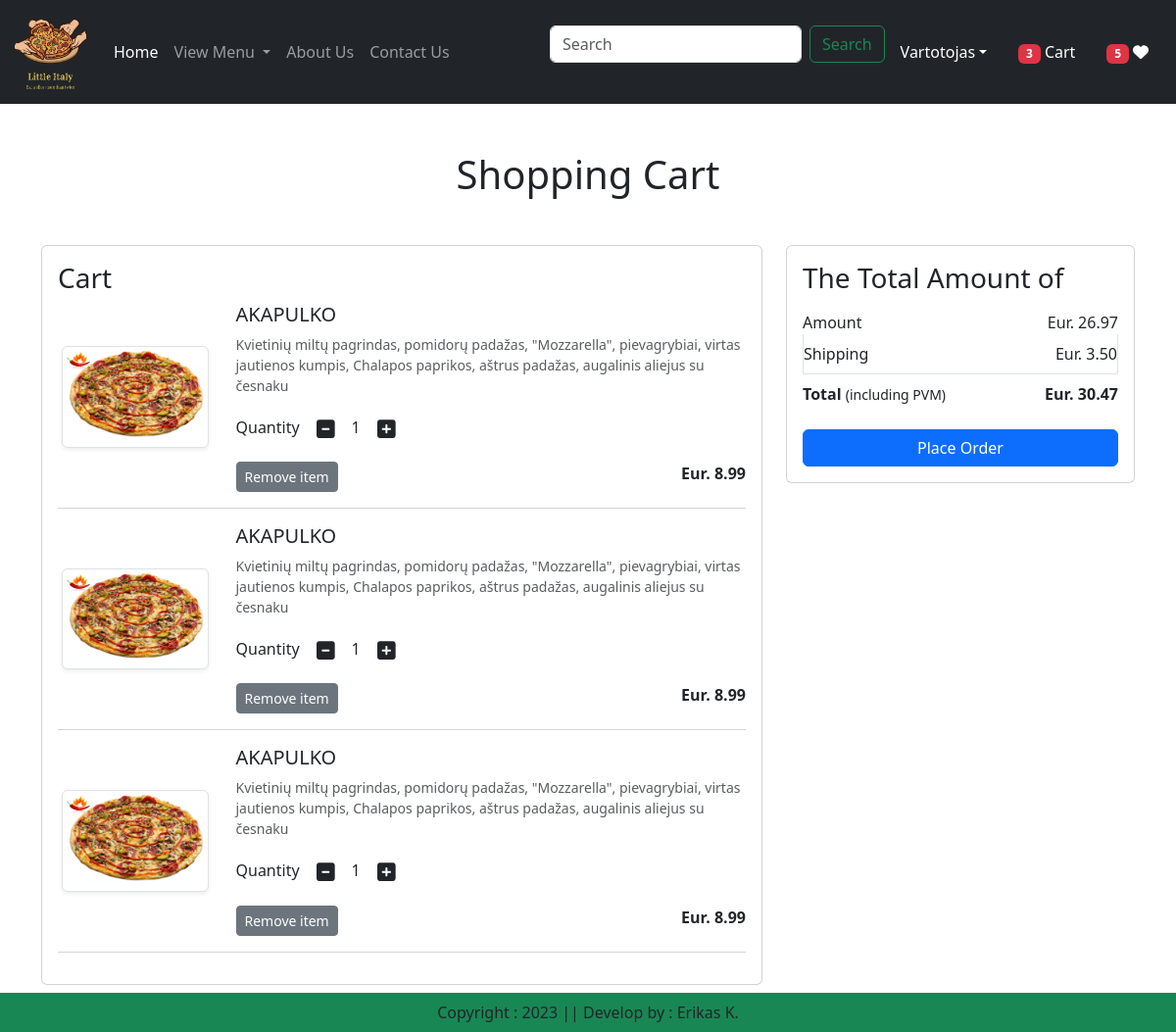
The page /cart/ (signed in) on the database as committed earlier.
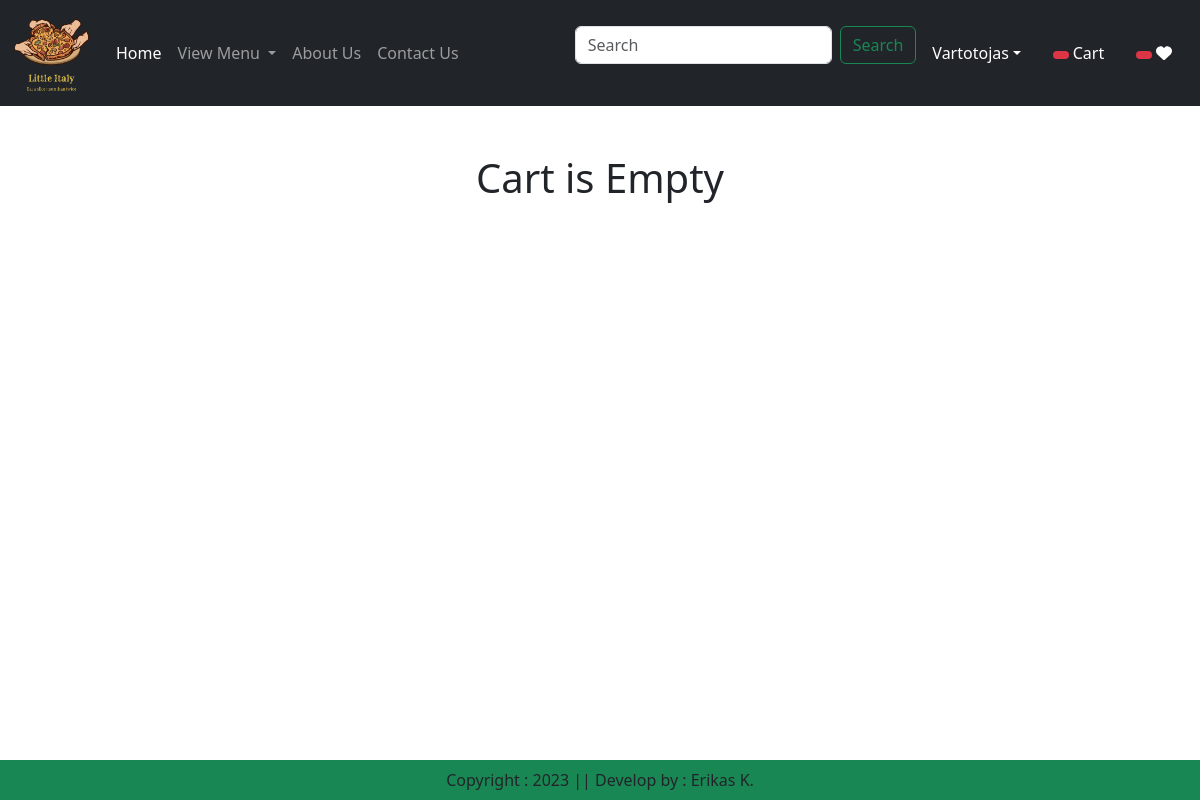
The same page on the database as committed later.
### app/models.py (models this page shows, shortened)
class Cart(models.Model):
    user = models.ForeignKey(User, on_delete=models.CASCADE)
    product = models.ForeignKey(Product, on_delete=models.CASCADE)
    quantity = models.PositiveIntegerField(default=1)

class Product(models.Model):
    title = models.CharField(max_length=100)
    selling_price = models.FloatField()
    discounted_price = models.FloatField(null=True)
    description = models.TextField()
    composition = models.TextField(default='')
    category = models.CharField(choices=CATEGORY_CHOICES, max_length=2)
    product_image = models.ImageField(upload_to='product')

### app/views.py (the view)
# urls.py: path('cart/', views.show_cart, name='showcart'),
def show_cart(request):
    user = request.user
    cart = Cart.objects.filter(user=user)
    amount = 0
    for p in cart:
        value = p.quantity * p.product.discounted_price
        amount = amount + value
    totalamount = amount + 3.50
    totalitem = 0
    wishitem = 0
    if request.user.is_authenticated:
        totalitem = len(Cart.objects.filter(user=request.user))
        wishitem = len(Wishlist.objects.filter(user=request.user))
    return render(request, 'app/addtocart.html', locals())

### app/templates/app/addtocart.html (shortened to what this page needs)
{% extends "app/base.html" %}
{% load static %}
{% block main-content %}
<div class="container my-5">
  <div class="row">
    {% if cart %}
    <h1 class="text-center mb-5">Shopping Cart</h1>
    <div class="col-sm-8">
      <div class="card">
        <div class="card-body">
          <h3>Cart</h3>
           {% for item in cart %}
          <div class="row">
            <div class="col-sm-3 text-center align-self-center"><img src="{{item.product.product_image.url}}"
                                                                     alt="{{item" srcset="" class="img-fluid img-thumbnail shadow-sm" height="150" width="150"> </div>
              <div class="col-sm-9">
                <div>
                  <h5>{{item.product.title}}</h5>
                  <p class="mb-2 text-muted small">{{item.product.description}}</p>
                  <div class="my-3">
                    <label for="quantity">Quantity</label>
                    <a class="minus-cart btn" pid={{item.product.id}}><i class="fas fa-minus-square fa-lg"></i></a>
                      <span id="quantity">{{item.quantity}}</span>
                    <a class="plus-cart btn" pid={{item.product.id}}><i class="fas fa-plus-square fa-lg"></i></a>
                  </div>
                  <div class="d-flex justify-content-between">
                    <a href="#" class="remove-cart btn btn-sm btn-secondary mr-3" pid={{item.product.id}}>Remove item</a>
                    <p class="mb-0"><span><strong>Eur. {{item.product.discounted_price}}</strong></span></p>
                  </div>
                </div>
              </div>
          </div>
          <hr class="text-muted">
            {% endfor %}
        </div>
      </div>
    </div>
    <div class="col-sm-4">
      <div class="card">
        <div class="card-body">
          <h3>The Total Amount of</h3>
          <ul class="list-group">
            <li class="list-group-item d-flex justify-content-between align-items-center border-0 px-0 pb-0">Amount<span id="amount">Eur. {{amount}}</span></li>
            <li class="list-group-item d-flex justify-content-between align-items-center px-0">Shipping <span>Eur. 3.50</span></li>
            <li class="list-group-item d-flex justify-content-between align-items-center border-0 px-0 mb-3">
              <div>
                <strong>Total</strong> <small>(including PVM)</small>
              </div>
              <span id="totalamount"><strong>Eur. {{totalamount}}</strong></span>
            </li>
          </ul>
          <div class="d-grid"><a href="{% url 'checkout' %}" class="btn btn-primary">Place Order</a></div>
        </div>
      </div>
    </div>
    {% else %}
      <h1 class="text-center mb-5">Cart is Empty</h1>{% endif %}
  </div>
</div>
{% endblock main-content %}

Rows that differ between the two databases and show on the page:
removed Cart: product.product_image (picture), product "AKAPULKO", product.description "Kvietinių miltų pagrindas, pomidorų padažas, \"Mozzarella\", pievagrybiai, virtas jautienos kumpis, Chalapos paprikos, aštrus padažas, augalinis aliejus su česnaku", quantity "1", product.discounted_price "8.99"
removed Cart: product.product_image (picture), product "AKAPULKO", product.description "Kvietinių miltų pagrindas, pomidorų padažas, \"Mozzarella\", pievagrybiai, virtas jautienos kumpis, Chalapos paprikos, aštrus padažas, augalinis aliejus su česnaku", quantity "1", product.discounted_price "8.99"
removed Cart: product.product_image (picture), product "AKAPULKO", product.description "Kvietinių miltų pagrindas, pomidorų padažas, \"Mozzarella\", pievagrybiai, virtas jautienos kumpis, Chalapos paprikos, aštrus padažas, augalinis aliejus su česnaku", quantity "1", product.discounted_price "8.99"
Other text that changed with them:
{{ totalitem }}: "3" → (not shown)
{{ wishitem }}: "5" → (not shown)
{{ amount }}: "26.97" → (not shown)
{{ totalamount }}: "30.47" → (not shown)
text no longer shown: "Shopping Cart Cart The Total Amount of Amount Eur. Shipping Eur. 3.50 Total (including PVM) Eur. Place Order"
text now shown: "Cart is Empty"
